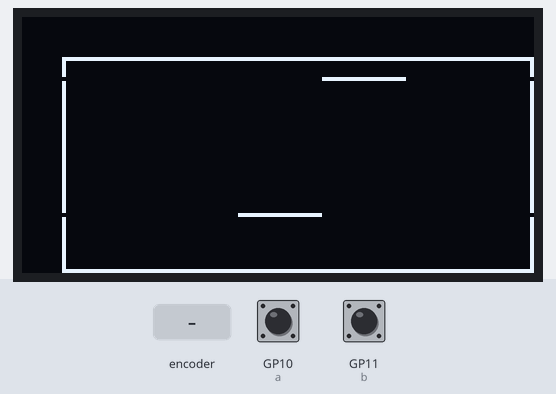
Simulated run of this program. Board: Raspberry Pi Pico running MicroPython. Shown: 128×64 one-colour display. Inputs (shaded band) come from the test bench; at power-on: GP10 (a) HIGH, GP11 (b) HIGH. Library files of the repository ran but are not shown: ssd1306.py; what the program prints to the serial console is not drawn.

Above: at 1.2 s.
1.3 s: rotary encoder on GP10 (a) / GP12 (rot_button) turned 1 step (first pin leading)
At 1.58 s:
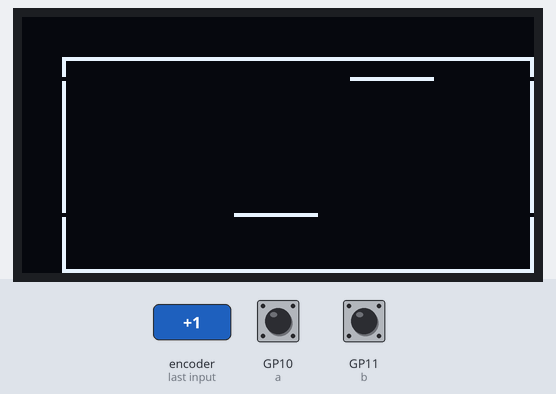
3.0 s: rotary encoder on GP10 (a) / GP12 (rot_button) turned 1 step (first pin leading)
At 3.99 s:
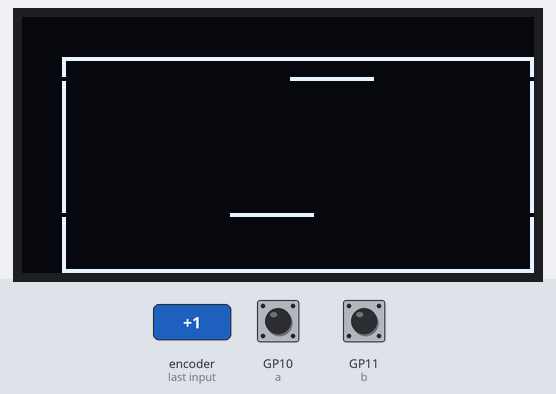
Timing chart, 0 to 6.0 s (numbered marks = the images above; inputs shaded):
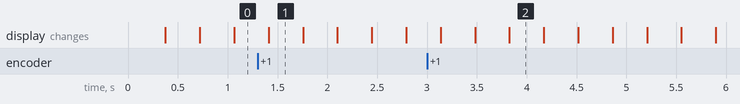

The program:

testgame.py
```python
from machine import Pin, PWM, I2C
from fifo import Fifo
from ssd1306 import SSD1306_I2C
import time
import micropython
micropython.alloc_emergency_exception_buf(200)

## rotary encoder set up

class RotaryEncoder:
    def __init__(self, rot_a, rot_b):
        self.a = Pin(10, mode = Pin.IN, pull = Pin.PULL_UP)
        self.b = Pin(11, mode = Pin.IN, pull = Pin.PULL_UP)
        self.fifo = Fifo(30, typecode = "i")
        self.a.irq(handler = self.handler, trigger = Pin.IRQ_RISING, hard = True)

    def handler(self, pin):
        if self.b():
            self.fifo.put(-1)
        else:
            self.fifo.put(1)

rot = RotaryEncoder(10, 11)
rot_button = Pin(12, Pin.IN, Pin.PULL_UP)

## oled set up

OLED_SDA = 14
OLED_SCL = 15
i2c = I2C(1, scl=Pin(OLED_SCL), sda=Pin(OLED_SDA), freq=400000)
OLED_WIDTH = 128
OLED_HEIGHT = 64
oled = SSD1306_I2C(OLED_WIDTH, OLED_HEIGHT, i2c)
oled.fill(0)

## some graphic settings
y_distance = 15

## game class

class Player:
    def __init__(self):
        self.pos = 64
        self.length = 10
        self.y_pos = OLED_HEIGHT - y_distance
        self.state = self.move

    def move(self):
        if rot.fifo.has_data():
            dir = rot.fifo.get()
            print(dir)
            if dir == 1:
                if self.pos < (OLED_WIDTH - self.length):
                    self.pos += 1
                else:
                    self.pos -= 1
            if dir == -1:
                if self.pos > (0 + self.length * 2):
                    self.pos -= 1
                else:
                    self.pos += 1
            print(self.pos)
        oled.line(0, self.y_pos, OLED_WIDTH, self.y_pos, 0)
        oled.line(self.pos - self.length, self.y_pos, self.pos + self.length, self.y_pos, 1)
        oled.show()

    def execute(self):
        self.state()

class Enemy:
    def __init__(self):
        self.pos = 64
        self.length = 10
        self.y_pos = y_distance
        self.state = self.move
        self.dir = 1

    def move(self):
        if self.pos > (OLED_WIDTH - (self.length * 2)):
            self.dir = -1
        elif self.pos < (0 + (self.length * 2)):
            self.dir = 1

        if self.dir == 1:
            self.pos += 1
        else:
            self.pos -= 1

        oled.line(0, self.y_pos, OLED_WIDTH, self.y_pos, 0)
        oled.line(self.pos - self.length, self.y_pos, self.pos + self.length, self.y_pos, 1)
        oled.show()

    def execute(self):
        self.state()

## start screen

class Game:
    def __init__(self):
        self.score = 0
        self.state = self.start_screen

    def execute(self):
        self.state()

    def start_screen(self):
        ##text = "PING PONG"
        ##for i in range(5):
        ##   oled.text(text, 0, OLED_HEIGHT - 15)
        ##    oled.show()
        ##    time.sleep(0.2)
        ##    oled.fill(0)
        ##    oled.show()
        ##    time.sleep(0.2)
        self.state = self.game_on

    def game_on(self):
        player.execute()
        enemy.execute()

game = Game()
player = Player()
enemy = Enemy()

while True:
    game.execute()
    oled.rect(10, 10, OLED_WIDTH - 10, OLED_HEIGHT - 10, 1)
    time.sleep(0.001)
```

fifo.py
```python
import array


class Fifo:
    """Interrupt safe fifo implementation
    Buffer used for storage is allocated when the object is instantiated.
    Methods don't allocate memory.
    Typecode specifies the type of stored values as defined in array
    When used from ISR, the ISR should call put() to add data to fifo and
    the main program must read data from fifo by calling get() often enough
    to prevent fifo from getting full.
    """
    def __init__(self, size, typecode = 'H'):
        """Parameters

        size (int): Fifo size. The maximum number of items stored is one less than the given size
        typecode (char): Type of data stored in fifo. (Default is 'H' - unsigned short)
        """
        self.data = array.array(typecode)
        for i in range(size):
            self.data.append(0)
        self.head = 0
        self.tail = 0
        self.size = size
        self.dc = 0

    def put(self, value):
        """Put one item into the fifo. Raises an exception if the fifo is full."""
        nh = (self.head + 1) % self.size
        if nh != self.tail:
            self.data[self.head] = value
            self.head = nh
        else:
            self.dc = self.dc + 1
            raise RuntimeWarning("Fifo is full - value dropped")

    def get(self):
        """Get one item from the fifo. If the fifo is empty raises an exception and returns the last value."""
        val = self.data[self.tail]
        if self.empty():
            raise RuntimeWarning("Fifo is empty")
        else:
            self.tail = (self.tail + 1) % self.size
        return val

    def dropped(self):
        """Return number of dropped items. A return value that is greater than zero means that fifo is emptied too slowly."""
        return self.dc

    def has_data(self):
        """Returns True if there is data in the fifo"""
        return self.head != self.tail

    def empty(self):
        """Returns True if the fifo is empty"""
        return self.head == self.tail
```
